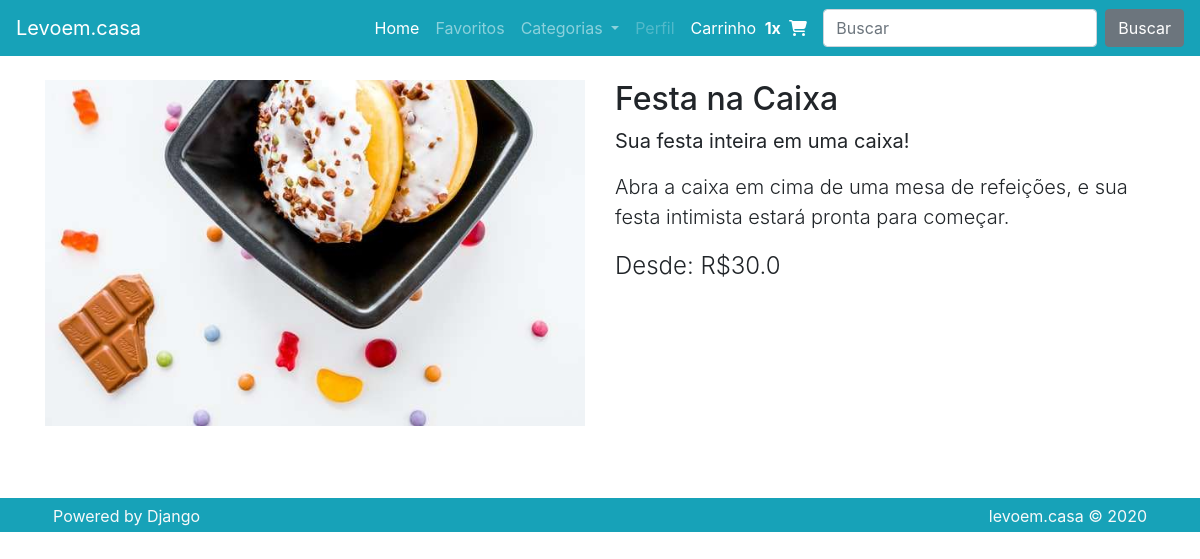
Page /store/docuras-virtuais/festa-na-caixa on the committed database.
### products/models.py (models this page shows, shortened)
class Product(models.Model):
    name = models.CharField(max_length=50, verbose_name='Nome')
    store = models.ForeignKey(Store, on_delete=models.DO_NOTHING, verbose_name='Loja')
    categories = models.ManyToManyField(Category, related_name='items')
    slug = models.SlugField(unique=True)
    summary = models.TextField(max_length=450, verbose_name='Resumo')
    description = models.TextField(verbose_name='Descricao')
    image = models.ImageField(upload_to='store_images/%Y/%m/', blank=True, null=True, verbose_name='Imagem')
    price_from = models.FloatField(verbose_name='Preco de base')
    price_sale = models.FloatField(blank=True, null=True, verbose_name='Preco promocional')
    is_published = models.BooleanField(default=False, verbose_name='Publicar?')
    '''
    Overwrite save() to add functionality.
    '''
    def save(self, *args, **kwargs):
        if not self.slug:
            self.slug = slugify(self.name)
        super().save(*args, **kwargs)
        img_path = str(settings.MEDIA_ROOT + '/' + self.image.name)
        img_utils.img_resize(img_path, 800)

### products/views.py (the view)
# urls.py: path('<str:store>/<str:slug>', ProductDetails.as_view(), name='details'),
class ProductDetails(DetailView):
    model = Product
    context_object_name = 'product'
    def get_queryset(self):
        qs = super().get_queryset()
        slug = self.kwargs.get('slug', None)
        if not slug:
            return qs
        qs = qs.filter(slug__iexact=slug)
        return qs

### products/templates/products/product_detail.html (shortened to what this page needs)
{% extends 'base.html' %}
{% block content %}
        <div class="row">
            <div class="col-lg-12">
                <div class="row">
                    <div class="col-lg">
                        <div class="row no-gutters">
                            <div class="col-lg-12">
                                {% if product.image %}
                                <img class="img-fluid" src="{{ product.image.url }}">
                                {% endif %}
                            </div>
                        </div>
                    </div>
                    <div class="col-lg">
                        <div class="mt-4 mt-lg-0">
                            <h1 class="h2">{{ product.name }}</h1>
                            <p class="lead"><b>{{ product.summary }}</b></p>
                            <p class="lead">{{ product.description }}</p>
                            <p class="lead">
                                <span id="variation-preco" class="lead product-price">Desde: R${{ product.price_from }}</span>
                            </p>
                        </div>
                    </div>
                </div>
                <div class="row">
                    <div class="col-lg-12">
                    </div>
                </div>
            </div>
        </div>
{% endblock %}

### levoemcasa/templates/base.html (shortened to what this page needs)
{% load static %}<!doctype html>
<html lang="en">
<head>
    <link rel="stylesheet" href="{% static 'assets/bootstrap/css/bootstrap.css' %}">
    <link rel="stylesheet" href="{% static 'assets/custom/css/style.css' %}">
</head>
<body>
    <nav class="navbar navbar-dark bg-primary navbar-expand-lg">
        <a class="navbar-brand" href="/">Levoem.casa</a>
        <div class="collapse navbar-collapse" id="navbarSupportedContent">
            <ul class="navbar-nav ml-auto">
                <li class="nav-item active">
                    <a class="nav-link" href="/">Home <span class="sr-only">(current)</span></a>
                </li>
                <li class="nav-item">
                    <a class="nav-link" href="/">Favoritos</a>
                </li>
                <li class="nav-item dropdown">
                    <a class="nav-link dropdown-toggle" href="/" id="navbarDropdown" role="button"
                        data-toggle="dropdown" aria-haspopup="true" aria-expanded="false">
                        Categorias
                    </a>
                </li>
                <li class="nav-item">
                    <a class="nav-link disabled" href="#">Perfil</a>
                </li>
                <li class="nav-item">
                    <a class="nav-link nav-cart-link active" href="#">
                        <span class="nav-cart-text mr-1">
                            Carrinho
                        </span>
                        <span class="nav-cart-count mr-1">
                            <strong>1x</strong>
                        </span>
                        <span class="nav-cart-icon mr-2">
                            <i class="fas fa-shopping-cart"></i>
                        </span>
                    </a>
                </li>
            </ul>
            <form class="form-inline my-2 my-lg-0">
                <input class="form-control mr-sm-2" type="search" placeholder="Buscar" aria-label="Buscar">
                <button class="btn btn-secondary my-2 my-sm-0" type="submit">Buscar</button>
            </form>
        </div>
    </nav>
    <main class="container mt-4 mb-4">
        {% block content %}{% endblock %}
    </main>
    <footer class="container-fluid bg-primary">
        <div class="container text-light">
            <div class="row">
                <div class="col">
                    <div class="p-1">
                        <span class="align-middle p-1">Powered by Django</span>
                    </div>
                </div>
                <div class="col">
                    <div class="p-1 text-right">
                        <span class="align-middle p-1">levoem.casa &copy; 2020</span>
                    </div>
                </div>
            </div>
        </div>
    </footer>
</body>
</html>

### levoemcasa/static/assets/custom/css/style.css (style rules this page uses)
.product-price { font-size: 1.5rem; }

### rows in the picture
Product: image (picture), name "Festa na Caixa", summary "Sua festa inteira em uma caixa!", description "Abra a caixa em cima de uma mesa de refeições, e sua festa intimista estará pronta para começar.", price_from "30.0"
